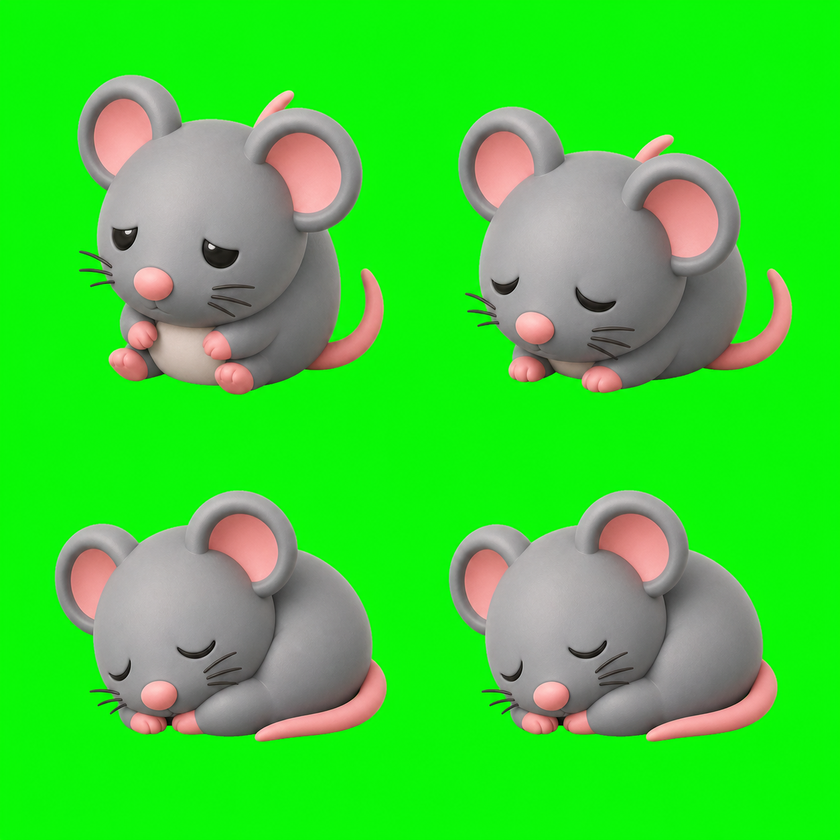
#> input picture MouseMazeRun/v4/assets/mouse-sleep-source.png, 840 x 840 px, shrunk from 1254 x 1254 before the run
$ python mirror-mouse-walk.py ../assets/mouse-sleep-source.png out.png
#> lines starting #> are read from the running program, lines starting #| are printed output that depends on the picture
import sys
from pathlib import Path

from PIL import Image


def main() -> None:
    source = Path(sys.argv[1])
    destination = Path(sys.argv[2])
    strip = Image.open(source).convert("RGBA")
    frame_size = strip.height
#> frame_size = 840
    frame_count = strip.width // frame_size
#> frame_count = 1
    mirrored = Image.new("RGBA", strip.size, (0, 0, 0, 0))
#> mirrored: PIL image 840x840 RGBA; every value is 0

    for index in range(frame_count):
        frame = strip.crop(
            (
                index * frame_size,
                0,
                (index + 1) * frame_size,
                frame_size,
            )
        )
        frame = frame.transpose(Image.Transpose.FLIP_LEFT_RIGHT)
        mirrored.alpha_composite(frame, (index * frame_size, 0))
#> this loop made 1 pass
#> pass 1, in main, `frame = frame.transpose(Image.Transpose.FLIP_LEFT_RIGHT)`:
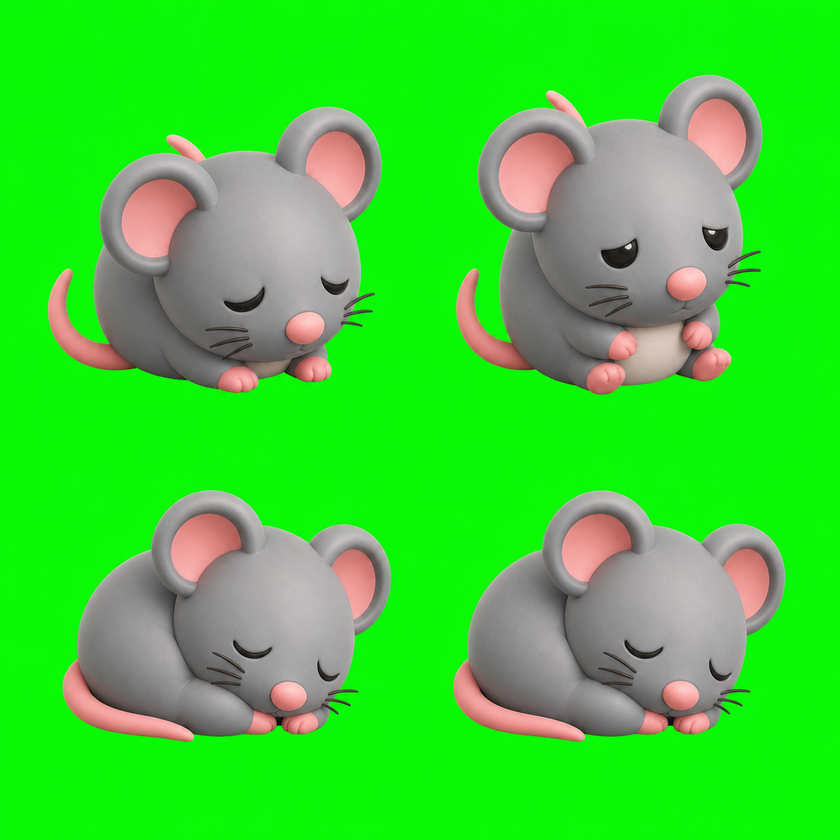
#> frame: PIL image 840x840 RGBA; mean R, G, B, A 62, 209.7, 52.8, 255

    destination.parent.mkdir(parents=True, exist_ok=True)
    mirrored.save(destination, optimize=True)


if __name__ == "__main__":
    main()
